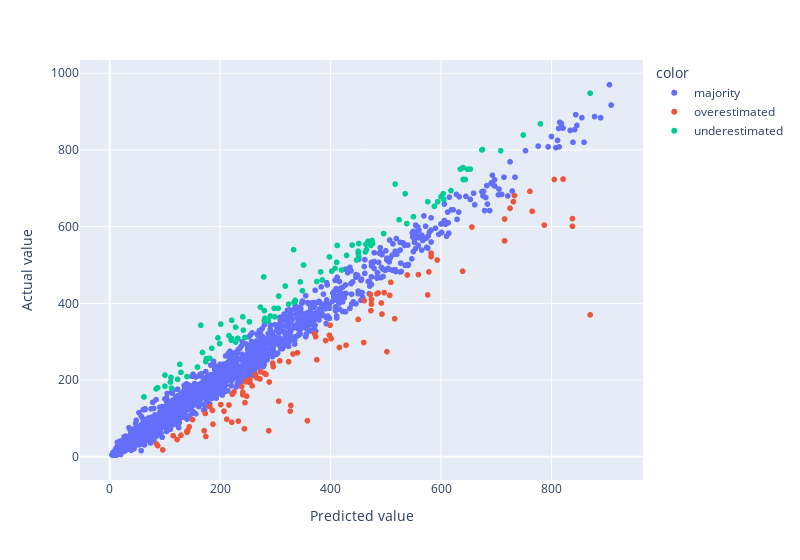

Notebook cell for this chart:
### Markdown cell above
Disini saya akan mengecek prediksi mana saja yang memiliki nilai error yang tinggi. Kita dapat mengelompokkan error tersebut ke dalam grup overestimation dan underestimation, lalu memilih 5% error paling ekstrim saja untuk tiap grup. Nantinya pengelompokkan akan menjadi 3 grup, yaitu overestimation (5%), underestimation (5%), dan grup mayoritas yang error-nya mendekati nilai mean (90%). Setelahnya kita bisa mengecek hubungan antara error tersebut dengan tiap variabel independen. Pada akhirnya kita dapat mengetahui sebenarnya variabel mana saja dan aspek apa yang menyebabkan model menghasilkan error yang tinggi, sehingga kita bisa melakukan training ulang dengan penerapan feature engineering lainnya.

### Code cell
cnt_result = y_test.copy()[['cnt', 'cnt_predict']]
cnt_result['cnt_error'] = cnt_result['cnt_predict'] - cnt_result['cnt']

underestimated = cnt_result['cnt_error'].sort_values().iloc[0:int(0.05*len(y_test))].index
overestimated= cnt_result['cnt_error'].sort_values().iloc[-int(0.05*len(y_test)):].index

cnt_result.loc[overestimated, 'error_group'] = 'overestimated'
cnt_result.loc[underestimated, 'error_group'] = 'underestimated'
cnt_result.fillna('majority', inplace=True)

fig = px.scatter(x=cnt_result['cnt_predict'], y=cnt_result['cnt'], color=cnt_result['error_group'], width=800)
fig.update_xaxes(title='Predicted value')
fig.update_yaxes(title='Actual value')

### Figure 1 — Plotly figure (JSON) as saved in the notebook; plotly's stock layout.template omitted (floating-point values rounded to 4 significant figures; data arrays with more than 128 entries replaced by an {"elided": "..."} marker saying what was removed)
{"data": [{"hovertemplate": "color=majority<br>x=%{x}<br>y=%{y}<extra></extra>", "legendgroup": "majority", "marker": {"color": "#636efa", "symbol": "circle"}, "mode": "markers", "name": "majority", "showlegend": true, "type": "scattergl", "x": {"elided": "1849 int values"}, "xaxis": "x", "y": {"elided": "1849 int values"}, "yaxis": "y"}, {"hovertemplate": "color=overestimated<br>x=%{x}<br>y=%{y}<extra></extra>", "legendgroup": "overestimated", "marker": {"color": "#EF553B", "symbol": "circle"}, "mode": "markers", "name": "overestimated", "showlegend": true, "type": "scattergl", "x": [144, 221, 327, 493, 787, 266, 391, 507, 222, 460, 254, 324, 328, 85, 870, 461, 174, 474, 201, 428, 838, 593, 340, 87, 332, 821, 246, 245, 244, 373, 288, 216, 401, 140, 715, 115, 473, 295, 838, 578, 225, 289, 516, 502, 725, 296, 765, 399, 486, 375, 308, 280, 398, 140, 264, 509, 416, 492, 805, 472, 639, 241, 181, 539, 96, 582, 582, 497, 306, 187, 239, 761, 173, 122, 273, 254, 450, 283, 233, 186, 371, 656, 474, 212, 171, 150, 253, 141, 715, 484, 576, 248, 249, 129, 207, 733, 731, 559, 258, 241, 272, 358], "xaxis": "x", "y": [78, 90, 119, 372, 604, 206, 303, 421, 163, 298, 194, 248, 134, 33, 370, 407, 53, 398, 136, 291, 601, 513, 271, 29, 268, 724, 196, 141, 73, 313, 68, 135, 308, 64, 620, 55, 381, 244, 621, 482, 169, 195, 360, 274, 648, 235, 640, 343, 427, 253, 250, 218, 317, 67, 214, 455, 285, 401, 723, 423, 484, 168, 131, 474, 18, 522, 531, 428, 145, 85, 183, 692, 113, 45, 222, 202, 358, 215, 93, 121, 321, 599, 410, 98, 68, 97, 201, 68, 563, 425, 422, 158, 196, 56, 119, 681, 665, 475, 185, 162, 203, 94], "yaxis": "y"}, {"hovertemplate": "color=underestimated<br>x=%{x}<br>y=%{y}<extra></extra>", "legendgroup": "underestimated", "marker": {"color": "#00cc96", "symbol": "circle"}, "mode": "markers", "name": "underestimated", "showlegend": true, "type": "scattergl", "x": [333, 640, 281, 439, 604, 159, 412, 749, 298, 402, 450, 465, 385, 475, 675, 273, 140, 635, 648, 181, 618, 299, 201, 588, 524, 185, 305, 349, 279, 280, 780, 245, 174, 345, 62, 220, 165, 708, 594, 123, 451, 473, 653, 464, 535, 324, 538, 241, 100, 228, 306, 600, 100, 253, 411, 450, 451, 336, 168, 517, 228, 175, 221, 112, 318, 127, 199, 447, 287, 87, 291, 196, 221, 550, 640, 408, 351, 429, 674, 242, 334, 870, 336, 129, 232, 280, 110, 463, 398, 84, 644, 451, 216, 576, 605, 468, 382, 111, 476, 375, 420, 496], "xaxis": "x", "y": [540, 754, 361, 552, 686, 234, 551, 839, 387, 484, 531, 540, 461, 564, 801, 390, 209, 750, 750, 257, 694, 365, 346, 653, 618, 283, 387, 433, 469, 355, 868, 311, 248, 456, 156, 304, 343, 798, 665, 202, 556, 551, 750, 554, 686, 398, 608, 365, 213, 338, 419, 678, 184, 352, 507, 536, 522, 408, 272, 711, 299, 256, 356, 179, 445, 241, 295, 513, 354, 180, 367, 310, 308, 626, 723, 491, 500, 525, 800, 330, 403, 948, 405, 220, 309, 381, 195, 534, 521, 177, 723, 523, 316, 665, 671, 562, 482, 207, 556, 457, 487, 582], "yaxis": "y"}], "layout": {"legend": {"title": {"text": "color"}, "tracegroupgap": 0}, "margin": {"t": 60}, "width": 800, "xaxis": {"anchor": "y", "domain": [0, 1], "title": {"text": "Predicted value"}}, "yaxis": {"anchor": "x", "domain": [0, 1], "title": {"text": "Actual value"}}}}
